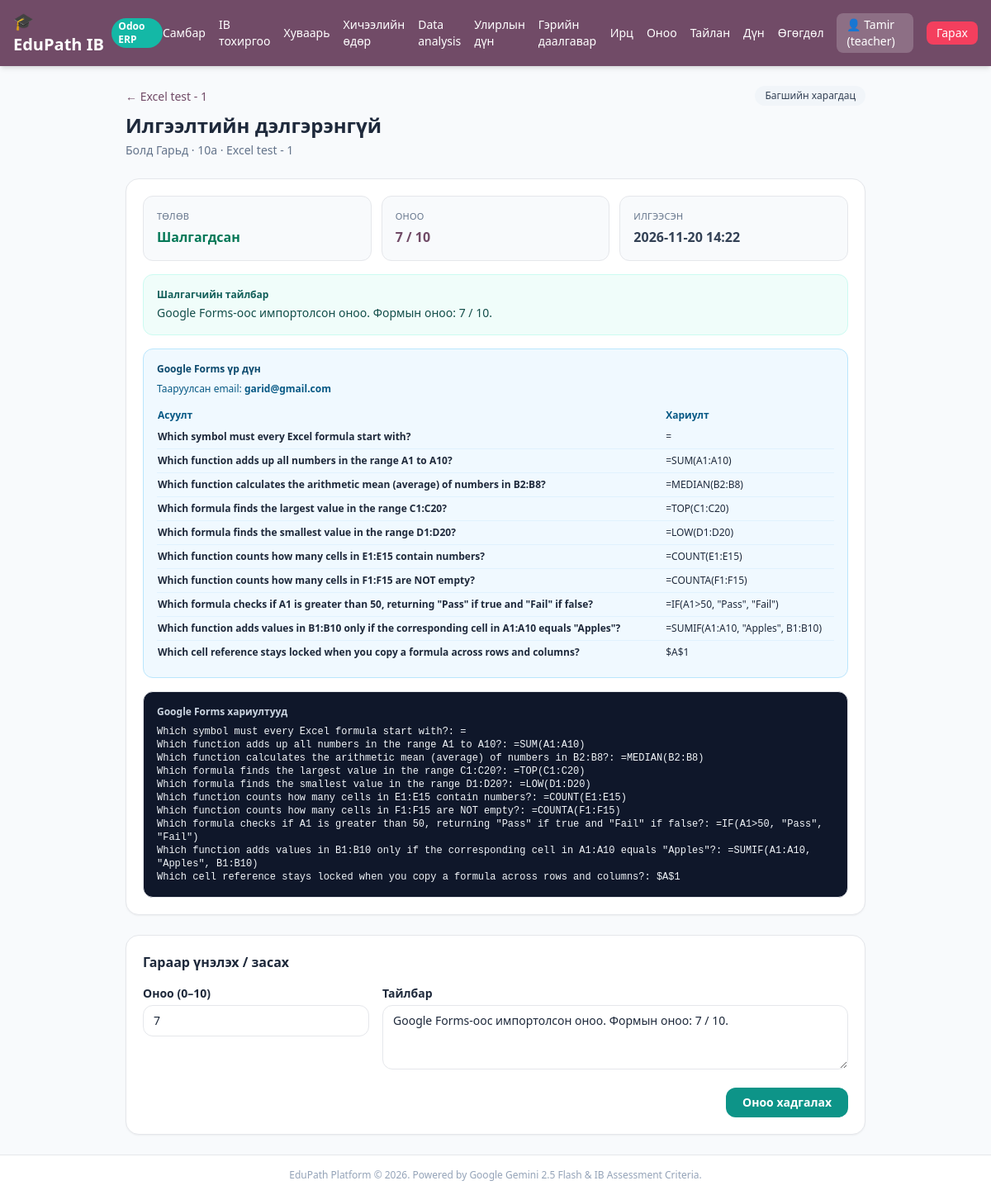
The page /teacher/homework/10/submission/11 (signed in) on the database its author committed.
### tables this page shows
CREATE TABLE users (
        id INTEGER PRIMARY KEY AUTOINCREMENT,
        username TEXT UNIQUE,
        password TEXT,
        role TEXT,
        gemini_api_key TEXT
    , deepseek_api_key TEXT, grade TEXT, name TEXT, surname TEXT, student_code TEXT, email TEXT, gender TEXT, phone TEXT, instagram TEXT, photo_path TEXT);

CREATE TABLE homework (
        id INTEGER PRIMARY KEY AUTOINCREMENT,
        title TEXT NOT NULL,
        description TEXT,
        starter_code TEXT,
        max_score INTEGER DEFAULT 10,
        due_date TEXT,
        grade TEXT,
        check_mode TEXT DEFAULT 'recursive',
        created_by INTEGER,
        created_at INTEGER,
        is_active INTEGER DEFAULT 1
    , check_type TEXT DEFAULT 'tests', fixed_answer TEXT, google_form_url TEXT);

CREATE TABLE homework_submissions (
        id INTEGER PRIMARY KEY AUTOINCREMENT,
        homework_id INTEGER NOT NULL,
        student_id INTEGER NOT NULL,
        code TEXT,
        status TEXT DEFAULT 'pending',
        score INTEGER,
        max_score INTEGER,
        explanation TEXT,
        test_results_json TEXT,
        submitted_at INTEGER,
        checked_at INTEGER,
        UNIQUE(homework_id, student_id)
    );

### app.py (the view)
@app.get("/teacher/homework/{homework_id}/submission/{submission_id}", response_class=HTMLResponse)
def teacher_homework_submission(
    homework_id: int,
    submission_id: int,
    request: Request,
    user: dict = Depends(get_current_user),
    db: sqlite3.Connection = Depends(get_db),
):
    if not user or user["role"] != "teacher":
        return RedirectResponse("/login")
    homework = _get_homework(db, homework_id)
    if not homework or homework["created_by"] != user["id"]:
        raise HTTPException(status_code=404)
    c = db.cursor()
    c.execute(
        """
        SELECT hs.*, u.name, u.surname, u.username, u.grade, u.photo_path
        FROM homework_submissions hs
        JOIN users u ON u.id = hs.student_id
        WHERE hs.id = ? AND hs.homework_id = ?
        """,
        (submission_id, homework_id),
    )
    submission = c.fetchone()
    if not submission:
        raise HTTPException(status_code=404)
    try:
        test_results = json.loads(submission["test_results_json"] or "{}")
    except Exception:
        test_results = {}
    return templates.TemplateResponse(
        request=request,
        name="homework_result.html",
        context={
            "user": user,
            "homework": homework,
            "submission": submission,
            "test_results": test_results,
            "is_teacher": True,
        },
    )

### templates/homework_result.html
{% extends "base.html" %}
{% block content %}
<div class="max-w-4xl mx-auto space-y-6">
  <div class="flex flex-wrap justify-between items-start gap-3">
    <div>
      <a href="/teacher/homework/{{ homework.id }}" class="text-sm text-[#714B67] hover:underline">← {{ homework.title }}</a>
      <h1 class="text-2xl font-black text-slate-800 mt-2">Илгээлтийн дэлгэрэнгүй</h1>
      <p class="text-sm text-slate-500 mt-1">
        {{ (submission.surname or '') ~ ' ' ~ (submission.name or '') if submission.name else submission.username }}
        · {{ submission.grade or '-' }} · {{ homework.title }}
      </p>
    </div>
    <span class="text-xs px-3 py-1 rounded-full bg-slate-100 text-slate-700">Багшийн харагдац</span>
  </div>
  <div class="bg-white p-5 rounded-2xl border shadow-sm">
    {% include "_homework_result.html" %}
  </div>
  <form action="/teacher/homework/{{ homework.id }}/submission/{{ submission.id }}/grade" method="POST" class="bg-white p-5 rounded-2xl border shadow-sm space-y-4">
    <h2 class="font-bold text-slate-800">Гараар үнэлэх / засах</h2>
    <div class="grid grid-cols-1 sm:grid-cols-3 gap-4">
      <div>
        <label class="block text-sm font-semibold mb-1">Оноо (0–{{ homework.max_score }})</label>
        <input type="number" name="score" min="0" max="{{ homework.max_score }}" value="{{ submission.score if submission.score is not none else 0 }}" required class="w-full px-3 py-2 border rounded-xl text-sm">
      </div>
      <div class="sm:col-span-2">
        <label class="block text-sm font-semibold mb-1">Тайлбар</label>
        <textarea name="explanation" rows="3" class="w-full px-3 py-2 border rounded-xl text-sm">{{ submission.explanation or '' }}</textarea>
      </div>
    </div>
    <div class="flex justify-end">
      <button type="submit" class="px-5 py-2 bg-teal-600 text-white rounded-xl text-sm font-semibold hover:bg-teal-700">Оноо хадгалах</button>
    </div>
  </form>
</div>
{% endblock %}

### templates/base.html (shortened to what this page needs)
<!DOCTYPE html>
<html lang="mn">
<head>
  <script src="https://cdn.tailwindcss.com"></script>
</head>
<body class="bg-slate-50 text-slate-800 min-h-screen flex flex-col">
  <nav class="bg-[#714B67] text-white shadow-md">
    <div class="max-w-7xl mx-auto px-4 py-3 flex justify-between items-center">
      <a href="/" class="flex items-center space-x-2 font-bold text-xl">
        <span>🎓 EduPath IB</span>
        <span class="text-xs bg-teal-500 text-white px-2 py-0.5 rounded-full">Odoo ERP</span>
      </a>
      <div class="flex items-center space-x-4 text-sm">
        {% if user %}
          {% if user.role == 'teacher' %}
            <a href="/teacher" class="hover:underline">Самбар</a>
            <a href="/teacher/setup" class="hover:underline">IB тохиргоо</a>
            <a href="/teacher/timetable" class="hover:underline">Хуваарь</a>
            <a href="/teacher/sessions" class="hover:underline">Хичээлийн өдөр</a>
            <a href="/teacher/data-analysis" class="hover:underline">Data analysis</a>
            <a href="/teacher/term-grades" class="hover:underline">Улирлын дүн</a>
            <a href="/teacher/homework" class="hover:underline">Гэрийн даалгавар</a>
            <a href="/teacher/attendance" class="hover:underline">Ирц</a>
            <a href="/teacher/scoring" class="hover:underline">Оноо</a>
            <a href="/teacher/reports" class="hover:underline">Тайлан</a>
            <a href="/scores" class="hover:underline">Дүн</a>
            <a href="/teacher/data-transfer" class="hover:underline">Өгөгдөл</a>
          {% else %}
            <a href="/student" class="hover:underline">Самбар</a>
            <a href="/student/data-analysis" class="hover:underline">Data analysis</a>
            <a href="/student/term-grades" class="hover:underline">Улирлын дүн</a>
            <a href="/student/report" class="hover:underline">Миний тайлан</a>
          {% endif %}
          <span class="bg-white/20 px-3 py-1 rounded-lg">👤 {{ user.name or user.username }} ({{ user.role }})</span>
          <a href="/logout" class="bg-rose-500 hover:bg-rose-600 px-3 py-1 rounded-lg transition">Гарах</a>
        {% endif %}
      </div>
    </div>
  </nav>
  <main class="flex-1 max-w-7xl w-full mx-auto p-6">
    {% block content %}{% endblock %}
  </main>
  <footer class="text-center py-4 text-xs text-slate-400 border-t bg-white">
    EduPath Platform &copy; 2026. Powered by Google Gemini 2.5 Flash & IB Assessment Criteria.
  </footer>
</body>
</html>

### templates/_homework_result.html (shortened to what this page needs)
{% set status = submission.status %}
<div class="space-y-4">
  <div class="grid grid-cols-1 sm:grid-cols-3 gap-3">
    <div class="rounded-xl border bg-slate-50 p-4">
      <div class="text-[11px] uppercase tracking-wide text-slate-500">Төлөв</div>
      <div class="mt-1 font-bold">
        {% if status == 'done' %}
          <span class="text-emerald-700">Шалгагдсан</span>
        {% elif status == 'checking' %}
          <span class="text-amber-700">Шалгаж байна...</span>
        {% elif status == 'error' %}
          <span class="text-rose-700">Алдаа гарсан</span>
        {% else %}
          <span class="text-slate-600">Багшийн үнэлгээ хүлээж байна</span>
        {% endif %}
      </div>
    </div>
    <div class="rounded-xl border bg-slate-50 p-4">
      <div class="text-[11px] uppercase tracking-wide text-slate-500">Оноо</div>
      <div class="mt-1 font-bold text-[#714B67]">
        {% if submission.score is not none %}{{ submission.score }} / {{ submission.max_score or homework.max_score }}{% else %}—{% endif %}
      </div>
    </div>
    <div class="rounded-xl border bg-slate-50 p-4">
      <div class="text-[11px] uppercase tracking-wide text-slate-500">Илгээсэн</div>
      <div class="mt-1 font-bold text-slate-700">
        {% if submission.submitted_at %}{{ submission.submitted_at|datetime }}{% else %}—{% endif %}
      </div>
    </div>
  </div>
  {% if submission.explanation %}
    <div class="rounded-xl border border-teal-100 bg-teal-50 p-4">
      <div class="text-xs font-bold text-teal-800 mb-1">Шалгагчийн тайлбар</div>
      <p class="text-sm text-teal-900 whitespace-pre-line">{{ submission.explanation }}</p>
    </div>
  {% endif %}
  {% if test_results and test_results.get('source') == 'google_forms' %}
    <div class="rounded-xl border border-sky-200 bg-sky-50 p-4">
      <div class="text-xs font-bold text-sky-900 mb-2">Google Forms үр дүн</div>
      {% if test_results.get('matched_email') %}
        <p class="text-xs text-sky-800 mb-3">Тааруулсан email: <span class="font-semibold">{{ test_results.matched_email }}</span></p>
      {% endif %}
      {% if test_results.get('answers') %}
        <div class="overflow-x-auto">
          <table class="w-full text-xs">
            <thead class="text-left text-sky-800"><tr><th class="py-1 pr-3">Асуулт</th><th class="py-1">Хариулт</th></tr></thead>
            <tbody class="divide-y divide-sky-100">
              {% for item in test_results.get('answers') %}
                <tr><td class="py-1.5 pr-3 font-semibold align-top">{{ item.question }}</td><td class="py-1.5 align-top whitespace-pre-line">{{ item.answer }}</td></tr>
              {% endfor %}
            </tbody>
          </table>
        </div>
      {% else %}
        <p class="text-xs text-sky-800">Нарийвчилсан хариулт байхгүй, зөвхөн оноо бүртгэгдсэн.</p>
      {% endif %}
    </div>
  {% endif %}
  <div class="rounded-xl border bg-slate-900 p-4 overflow-x-auto">
    <div class="text-xs font-bold text-slate-300 mb-2">{% if test_results and test_results.get('source') == 'google_forms' %}Google Forms хариултууд{% elif homework.check_type == 'fixed' %}Илгээсэн хариулт{% else %}Илгээсэн код{% endif %}</div>
    <pre class="text-xs text-slate-100 whitespace-pre-wrap font-mono">{{ submission.code }}</pre>
  </div>
</div>

### rows shown on the page
users: username "Tamir", role "teacher"
homework: title "Excel test - 1", max_score "10"
users: name+surname "Болд Гарьд", grade "10a", matched_email "garid@gmail.com"
homework_submissions: score "7", max_score "10", submitted_at "2026-11-20 14:22", explanation "Google Forms-оос импортолсон оноо. Формын оноо: 7 / 10.", code "Which symbol must every Excel formula start with?: = Which function adds up all numbers in the range A1 to A10?: =SUM(A1:A10) Which function calculates the arithmetic mean (average) of numbers in B2:B8?: =MEDIAN(B2:B8) Which formula finds the largest value in the range C1:C20?: =TOP(C1:C20) Which formula finds the smallest value in the range D1:D20?: =LOW(D1:D20) Which function counts how many cells in E1:E15 contain numbers?: =COUNT(E1:E15) Which function counts how many cells in F1:F15 are NOT empty?: =COUNTA(F1:F15) Which formula checks if A1 is greater than 50, returning \"Pass\" if true and \"Fail\" if false?: =IF(A1>50, \"Pass\", \"Fail\") Which function adds values in B1:B10 only if the…"

### other values the page prints
{{ item.question }} "Which symbol must every Excel formula start with?" "Which function adds up all numbers in the range A1 to A10?" "Which function calculates the arithmetic mean (average) of numbers in B2:B8?" "Which formula finds the largest value in the range C1:C20?" "Which formula finds the smallest value in the range D1:D20?" "Which function counts how many cells in E1:E15 contain numbers?" "Which function counts how many cells in F1:F15 are NOT empty?" "Which formula checks if A1 is greater than 50, returning \"Pass\" if true and \"Fail\" if false?" "Which function adds values in B1:B10 only if the corresponding cell in A1:A10 equals \"Apples\"?" "Which cell reference stays locked when you copy a formula across rows and columns?"
{{ item.answer }} "=" "=SUM(A1:A10)" "=MEDIAN(B2:B8)" "=TOP(C1:C20)" "=LOW(D1:D20)" "=COUNT(E1:E15)" "=COUNTA(F1:F15)" "=IF(A1>50, \"Pass\", \"Fail\")" "=SUMIF(A1:A10, \"Apples\", B1:B10)" "$A$1"
